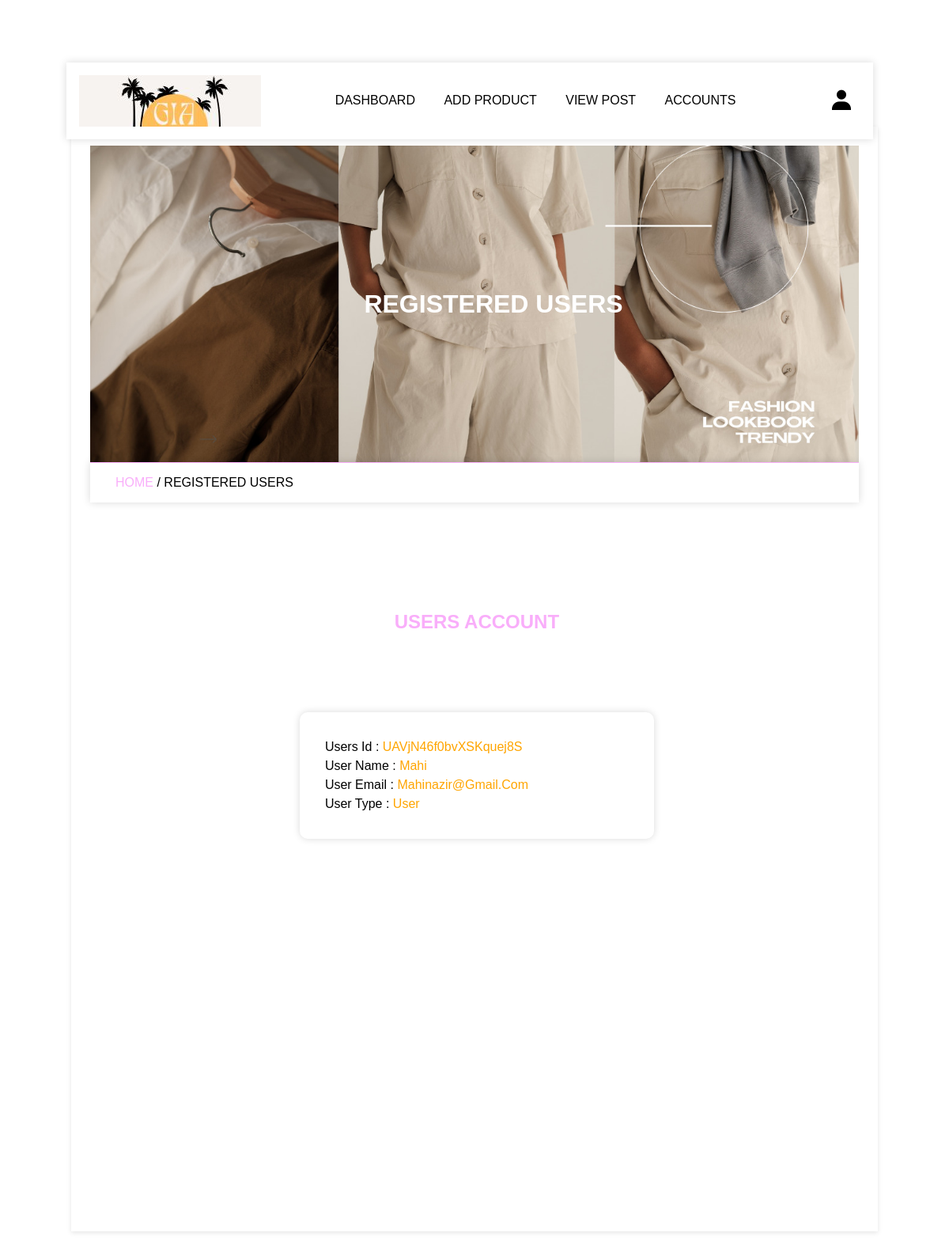
The app's page /admin/user_accounts.php (signed in) with its own data.
### tables this page shows
CREATE TABLE `users` (
  `id` varchar(255) NOT NULL,
  `name` varchar(255) NOT NULL,
  `email` varchar(255) NOT NULL,
  `password` varchar(255) NOT NULL,
  `user_type` varchar(255) NOT NULL DEFAULT 'user'
);

### admin/user_accounts.php (the view, shortened to what this page needs)
<?php
	 include '../components/connection.php';
?>
<!DOCTYPE html>
<html lang="en">
<head>
   	<link href='https://unpkg.com/boxicons@2.1.2/css/boxicons.min.css' rel='stylesheet'>
</head>
<body>
		<?php include '../components/admin_header.php'; ?>
		<div class="main">
			<div class="banner">
				<h1>registered users</h1>
			</div>
			<div class="title2">
				<a href="home.php">home </a><span>/ registered users</span>
			</div>
			<section class="accounts">
				<h1 class="heading">users account</h1>
				<div class="box-container">
					<?php
	 					$select_users = $conn->prepare("SELECT * FROM `users`");
	 					$select_users->execute();
	 					if ($select_users->rowCount() > 0) {
	 						while($fetch_accounts = $select_users->fetch(PDO::FETCH_ASSOC)){
	 							$user_id = $fetch_accounts['id'];
					?>
					<div class="box">
						<p>users id : <span><?= $user_id; ?></span></p>
						<p>user name : <span><?= $fetch_accounts['name']; ?></span></p>
						<p>user email : <span><?= $fetch_accounts['email']; ?></span></p>
						<p>user type : <span><?= $fetch_accounts['user_type']; ?></span></p>
					</div>
					<?php
							}
	 					}else{
	 						echo '
								<div class="empty">
									<p>no post found!</p>
								</div>
							';
	 					}
					?>
				</div>
			</section>
		</div>
</body>
</html>

### records on screen
users: id "UAVjN46f0bvXSKquej8S", name "Mahi", email "Mahinazir@gmail.com", user_type "User"
